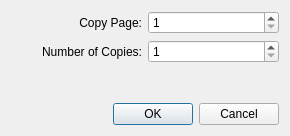
<?xml version="1.0" encoding="UTF-8"?>
<ui version="4.0">
 <class>DialogDuplicatePage</class>
 <widget class="QDialog" name="DialogDuplicatePage">
  <property name="geometry">
   <rect>
    <x>0</x>
    <y>0</y>
    <width>290</width>
    <height>136</height>
   </rect>
  </property>
  <property name="windowTitle">
   <string>Dialog</string>
  </property>
  <layout class="QGridLayout" name="gridLayout">
   <item row="1" column="1">
    <widget class="QSpinBox" name="numberCopies">
     <property name="minimum">
      <number>1</number>
     </property>
     <property name="maximum">
      <number>999</number>
     </property>
    </widget>
   </item>
   <item row="0" column="1">
    <widget class="QSpinBox" name="numberPage">
     <property name="minimum">
      <number>1</number>
     </property>
     <property name="maximum">
      <number>10000</number>
     </property>
    </widget>
   </item>
   <item row="1" column="0">
    <widget class="QLabel" name="label_2">
     <property name="text">
      <string>Number of Copies:</string>
     </property>
     <property name="alignment">
      <set>Qt::AlignRight|Qt::AlignTrailing|Qt::AlignVCenter</set>
     </property>
    </widget>
   </item>
   <item row="0" column="0">
    <widget class="QLabel" name="label">
     <property name="text">
      <string>Copy Page:</string>
     </property>
     <property name="alignment">
      <set>Qt::AlignRight|Qt::AlignTrailing|Qt::AlignVCenter</set>
     </property>
    </widget>
   </item>
   <item row="2" column="0" colspan="2">
    <widget class="ComponentInsertPage" name="componentInsertPage" native="true"/>
   </item>
   <item row="3" column="0" colspan="2">
    <widget class="QDialogButtonBox" name="buttonBox">
     <property name="orientation">
      <enum>Qt::Horizontal</enum>
     </property>
     <property name="standardButtons">
      <set>QDialogButtonBox::Cancel|QDialogButtonBox::Ok</set>
     </property>
    </widget>
   </item>
  </layout>
 </widget>
 <customwidgets>
  <customwidget>
   <class>ComponentInsertPage</class>
   <extends>QWidget</extends>
   <header>component_insertpage.h</header>
   <container>1</container>
  </customwidget>
 </customwidgets>
 <resources/>
 <connections>
  <connection>
   <sender>buttonBox</sender>
   <signal>accepted()</signal>
   <receiver>DialogDuplicatePage</receiver>
   <slot>accept()</slot>
   <hints>
    <hint type="sourcelabel">
     <x>248</x>
     <y>254</y>
    </hint>
    <hint type="destinationlabel">
     <x>157</x>
     <y>274</y>
    </hint>
   </hints>
  </connection>
  <connection>
   <sender>buttonBox</sender>
   <signal>rejected()</signal>
   <receiver>DialogDuplicatePage</receiver>
   <slot>reject()</slot>
   <hints>
    <hint type="sourcelabel">
     <x>316</x>
     <y>260</y>
    </hint>
    <hint type="destinationlabel">
     <x>286</x>
     <y>274</y>
    </hint>
   </hints>
  </connection>
 </connections>
</ui>
